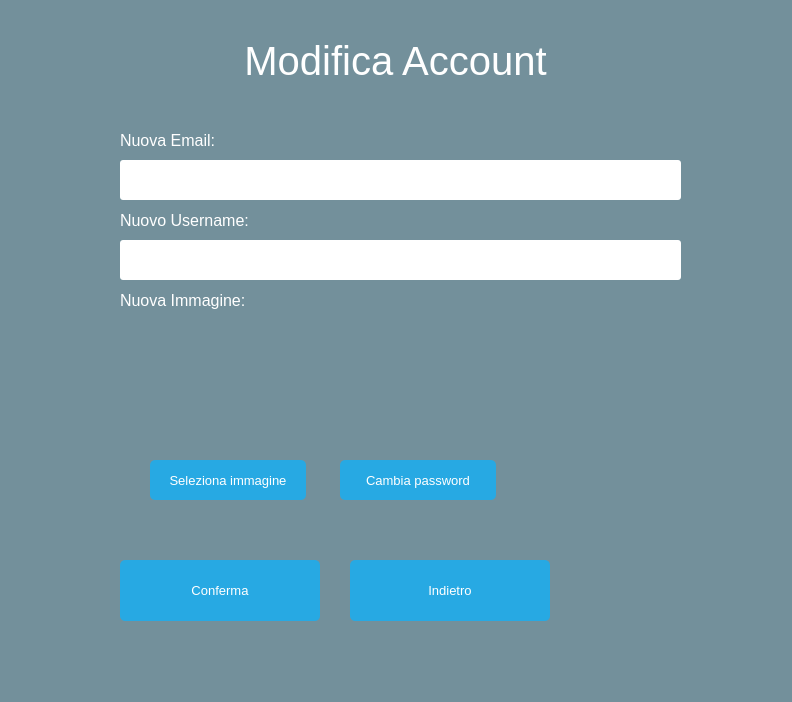
<?xml version="1.0" encoding="UTF-8"?>
<ui version="4.0">
 <class>ModifyProfile</class>
 <widget class="QWidget" name="ModifyProfile">
  <property name="geometry">
   <rect>
    <x>0</x>
    <y>0</y>
    <width>792</width>
    <height>702</height>
   </rect>
  </property>
  <property name="sizePolicy">
   <sizepolicy hsizetype="Expanding" vsizetype="Preferred">
    <horstretch>0</horstretch>
    <verstretch>0</verstretch>
   </sizepolicy>
  </property>
  <property name="font">
   <font>
    <pointsize>10</pointsize>
   </font>
  </property>
  <property name="windowTitle">
   <string>ModifyProfile</string>
  </property>
  <property name="styleSheet">
   <string notr="true">
#ModifyProfile { background: rgba(32, 80, 96, 100); }
QLineEdit { border-radius: 3px; }</string>
  </property>
  <widget class="QPushButton" name="selectImageButton">
   <property name="geometry">
    <rect>
     <x>150</x>
     <y>460</y>
     <width>156</width>
     <height>40</height>
    </rect>
   </property>
   <property name="minimumSize">
    <size>
     <width>150</width>
     <height>40</height>
    </size>
   </property>
   <property name="font">
    <font>
     <pointsize>10</pointsize>
    </font>
   </property>
   <property name="styleSheet">
    <string notr="true">QPushButton
{
  color: white;
  background-color: #27a9e3;
  border-width: 0px;
  border-radius: 5px;
}

QPushButton:hover { background-color: #0080FF; }</string>
   </property>
   <property name="text">
    <string>Seleziona immagine</string>
   </property>
  </widget>
  <widget class="QLabel" name="imageLabel">
   <property name="geometry">
    <rect>
     <x>160</x>
     <y>320</y>
     <width>125</width>
     <height>125</height>
    </rect>
   </property>
   <property name="minimumSize">
    <size>
     <width>125</width>
     <height>125</height>
    </size>
   </property>
   <property name="maximumSize">
    <size>
     <width>225</width>
     <height>225</height>
    </size>
   </property>
   <property name="text">
    <string/>
   </property>
   <property name="alignment">
    <set>Qt::AlignCenter</set>
   </property>
  </widget>
  <widget class="QLabel" name="crop">
   <property name="geometry">
    <rect>
     <x>730</x>
     <y>120</y>
     <width>200</width>
     <height>200</height>
    </rect>
   </property>
   <property name="sizePolicy">
    <sizepolicy hsizetype="Minimum" vsizetype="Minimum">
     <horstretch>0</horstretch>
     <verstretch>0</verstretch>
    </sizepolicy>
   </property>
   <property name="minimumSize">
    <size>
     <width>200</width>
     <height>200</height>
    </size>
   </property>
   <property name="maximumSize">
    <size>
     <width>175</width>
     <height>16777215</height>
    </size>
   </property>
   <property name="styleSheet">
    <string notr="true"/>
   </property>
   <property name="text">
    <string/>
   </property>
   <property name="scaledContents">
    <bool>true</bool>
   </property>
  </widget>
  <widget class="QLabel" name="label">
   <property name="geometry">
    <rect>
     <x>0</x>
     <y>20</y>
     <width>791</width>
     <height>81</height>
    </rect>
   </property>
   <property name="sizePolicy">
    <sizepolicy hsizetype="Preferred" vsizetype="Preferred">
     <horstretch>0</horstretch>
     <verstretch>0</verstretch>
    </sizepolicy>
   </property>
   <property name="font">
    <font>
     <pointsize>30</pointsize>
    </font>
   </property>
   <property name="styleSheet">
    <string notr="true">QLabel { color: white; }</string>
   </property>
   <property name="text">
    <string>Modifica Account</string>
   </property>
   <property name="alignment">
    <set>Qt::AlignCenter</set>
   </property>
  </widget>
  <widget class="QPushButton" name="modifyPasswordButton">
   <property name="geometry">
    <rect>
     <x>340</x>
     <y>460</y>
     <width>156</width>
     <height>40</height>
    </rect>
   </property>
   <property name="styleSheet">
    <string notr="true">QPushButton
{
  color: white;
  background-color: #27a9e3;
  border-width: 0px;
  border-radius: 5px;
}

QPushButton:hover { background-color: #0080FF; }</string>
   </property>
   <property name="text">
    <string>Cambia password</string>
   </property>
  </widget>
  <widget class="QLabel" name="emailLabel">
   <property name="geometry">
    <rect>
     <x>120</x>
     <y>120</y>
     <width>150</width>
     <height>40</height>
    </rect>
   </property>
   <property name="minimumSize">
    <size>
     <width>150</width>
     <height>40</height>
    </size>
   </property>
   <property name="font">
    <font>
     <pointsize>12</pointsize>
    </font>
   </property>
   <property name="styleSheet">
    <string notr="true">QLabel { color: white; }</string>
   </property>
   <property name="text">
    <string>Nuova Email:</string>
   </property>
  </widget>
  <widget class="QLineEdit" name="usernameLine_3">
   <property name="geometry">
    <rect>
     <x>120</x>
     <y>240</y>
     <width>561</width>
     <height>40</height>
    </rect>
   </property>
   <property name="minimumSize">
    <size>
     <width>0</width>
     <height>40</height>
    </size>
   </property>
   <property name="echoMode">
    <enum>QLineEdit::Normal</enum>
   </property>
  </widget>
  <widget class="QPushButton" name="cancel">
   <property name="geometry">
    <rect>
     <x>350</x>
     <y>560</y>
     <width>200</width>
     <height>61</height>
    </rect>
   </property>
   <property name="sizePolicy">
    <sizepolicy hsizetype="Maximum" vsizetype="Maximum">
     <horstretch>0</horstretch>
     <verstretch>0</verstretch>
    </sizepolicy>
   </property>
   <property name="maximumSize">
    <size>
     <width>16777215</width>
     <height>2000</height>
    </size>
   </property>
   <property name="font">
    <font>
     <pointsize>10</pointsize>
    </font>
   </property>
   <property name="styleSheet">
    <string notr="true">QPushButton
{
  color: white;
  background-color: #27a9e3;
  border-width: 0px;
  border-radius: 5px;
}

QPushButton:hover { background-color: #0080FF; }</string>
   </property>
   <property name="text">
    <string>Indietro</string>
   </property>
  </widget>
  <widget class="QPushButton" name="submit">
   <property name="enabled">
    <bool>true</bool>
   </property>
   <property name="geometry">
    <rect>
     <x>120</x>
     <y>560</y>
     <width>200</width>
     <height>61</height>
    </rect>
   </property>
   <property name="sizePolicy">
    <sizepolicy hsizetype="Fixed" vsizetype="Fixed">
     <horstretch>0</horstretch>
     <verstretch>0</verstretch>
    </sizepolicy>
   </property>
   <property name="maximumSize">
    <size>
     <width>16777215</width>
     <height>16777215</height>
    </size>
   </property>
   <property name="font">
    <font>
     <pointsize>10</pointsize>
    </font>
   </property>
   <property name="styleSheet">
    <string notr="true">QPushButton
{
  color: white;
  background-color: #27a9e3;
  border-width: 0px;
  border-radius: 5px;
}

QPushButton:hover { background-color: #0080FF; }

QPushButton:disabled{
 background-color: #a6a6a6;
}</string>
   </property>
   <property name="text">
    <string>Conferma</string>
   </property>
  </widget>
  <widget class="QLineEdit" name="emailLine_3">
   <property name="geometry">
    <rect>
     <x>120</x>
     <y>160</y>
     <width>561</width>
     <height>40</height>
    </rect>
   </property>
   <property name="sizePolicy">
    <sizepolicy hsizetype="MinimumExpanding" vsizetype="Expanding">
     <horstretch>0</horstretch>
     <verstretch>0</verstretch>
    </sizepolicy>
   </property>
   <property name="minimumSize">
    <size>
     <width>0</width>
     <height>40</height>
    </size>
   </property>
   <property name="font">
    <font>
     <pointsize>10</pointsize>
    </font>
   </property>
   <property name="placeholderText">
    <string/>
   </property>
  </widget>
  <widget class="QLabel" name="usernameLabel">
   <property name="geometry">
    <rect>
     <x>120</x>
     <y>200</y>
     <width>150</width>
     <height>40</height>
    </rect>
   </property>
   <property name="minimumSize">
    <size>
     <width>150</width>
     <height>40</height>
    </size>
   </property>
   <property name="font">
    <font>
     <pointsize>12</pointsize>
    </font>
   </property>
   <property name="styleSheet">
    <string notr="true">QLabel { color: white; }</string>
   </property>
   <property name="text">
    <string>Nuovo Username:</string>
   </property>
  </widget>
  <widget class="QLabel" name="emailLabel_2">
   <property name="geometry">
    <rect>
     <x>120</x>
     <y>280</y>
     <width>150</width>
     <height>40</height>
    </rect>
   </property>
   <property name="minimumSize">
    <size>
     <width>150</width>
     <height>40</height>
    </size>
   </property>
   <property name="font">
    <font>
     <pointsize>12</pointsize>
    </font>
   </property>
   <property name="styleSheet">
    <string notr="true">QLabel { color: white; }</string>
   </property>
   <property name="text">
    <string>Nuova Immagine:</string>
   </property>
  </widget>
 </widget>
 <layoutdefault spacing="6" margin="11"/>
 <resources/>
 <connections/>
</ui>
